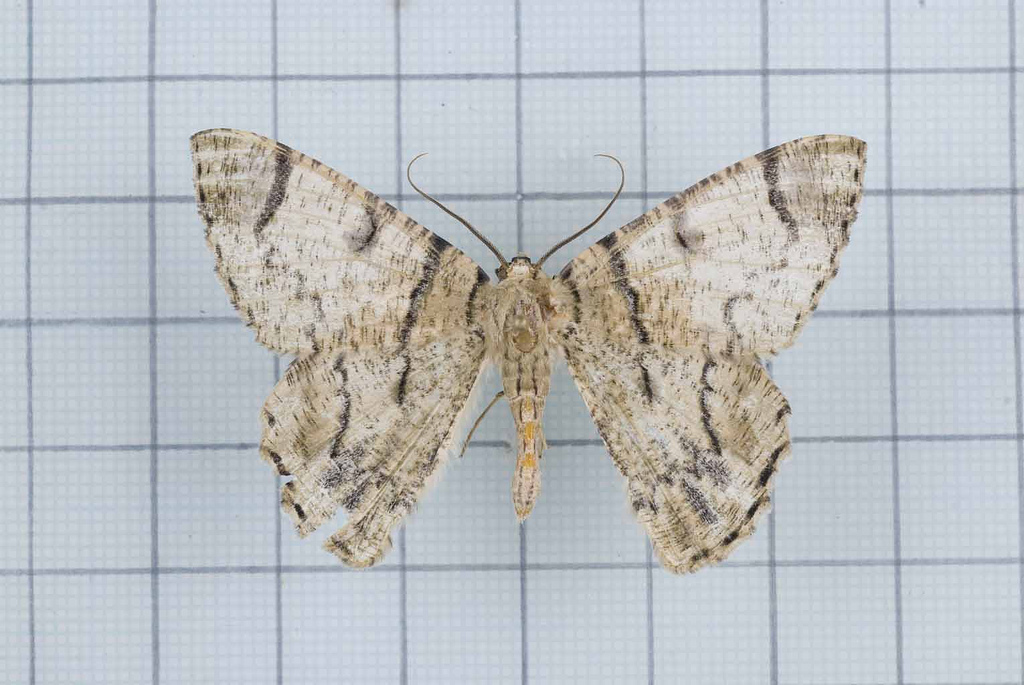
#> input picture data/ori/tesri/A32-20110927-039.jpg, 1024 x 685 px; its folder holds only this picture in this run
$ jupyter execute --allow-errors 11_5comps_output_process.ipynb   (shell and % lines are left out)
#> lines starting #> are read from the running program, lines starting #| are printed output that depends on the picture
### func/tool.py
import os
def get_fname (path):
    file_name = os.path.basename(path)
    file_name = os.path.splitext(file_name)[0]
    return file_name

# [4 lines left out: function check_dir, not called in this run]

### 11_5comps_output_process.ipynb
[cell 1]
import os
from skimage.transform import resize
import skimage.io as io
import numpy as np
import matplotlib.pyplot as plt

from func.tool import get_fname, check_dir
from func.plot import plt_result

[cell 2]
FLICKR = 'data/ori/tesri/'
model = 'model/Unet_5comps/5comps_model/'
TARGET = os.path.join(model,'Predict_mask')

SUBDIR  = ['A_rmbg_01_Body', 'A_rmbg_02_Left_fore','A_rmbg_03_Right_fore', 'A_rmbg_04_Left_hind', 'A_rmbg_05_Right_hind']
RMBG      = 'data/processed/finaluse/A_rmbg_00_img/'
BODY      = os.path.join(TARGET, SUBDIR[0])
UPLEFT    = os.path.join(TARGET, SUBDIR[1])
UPRIGHT   = os.path.join(TARGET, SUBDIR[2])
DOWNLEFT  = os.path.join(TARGET, SUBDIR[3])
DOWNRIGHT = os.path.join(TARGET, SUBDIR[4])

SAVEDIR = 'data/processed/finaluse/'

[cell 3]
target = os.listdir(FLICKR)
flickr    = [os.path.join(FLICKR,    get_fname(i)+'.jpg') for i in target]
rmbg      = [os.path.join(RMBG,      get_fname(i)+'.png') for i in target]
body      = [os.path.join(BODY,      get_fname(i)+'.png') for i in target]
upleft    = [os.path.join(UPLEFT,    get_fname(i)+'.png') for i in target]
upright   = [os.path.join(UPRIGHT,   get_fname(i)+'.png') for i in target]
downleft  = [os.path.join(DOWNLEFT,  get_fname(i)+'.png') for i in target]
downright = [os.path.join(DOWNRIGHT, get_fname(i)+'.png') for i in target]

[cell 4]
def img_0to1(x):
    if x.max() >1:
        x = x/255
#> `p_flickr = resize(p_Oflickr, (256,256))`:
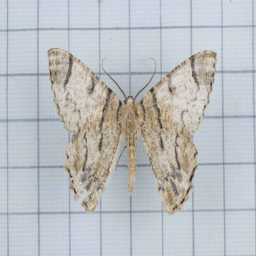
#> p_flickr: shape (256, 256, 3) float64; mean R, G, B 0.737, 0.751, 0.762
    else:
        x = x
    return x

[cell 5]
def img_thrshld(x, thrshld=0.5):
#> called with thrshld = 0.5
    x_ = x.copy()
    x_[x_>=0.5] = 1
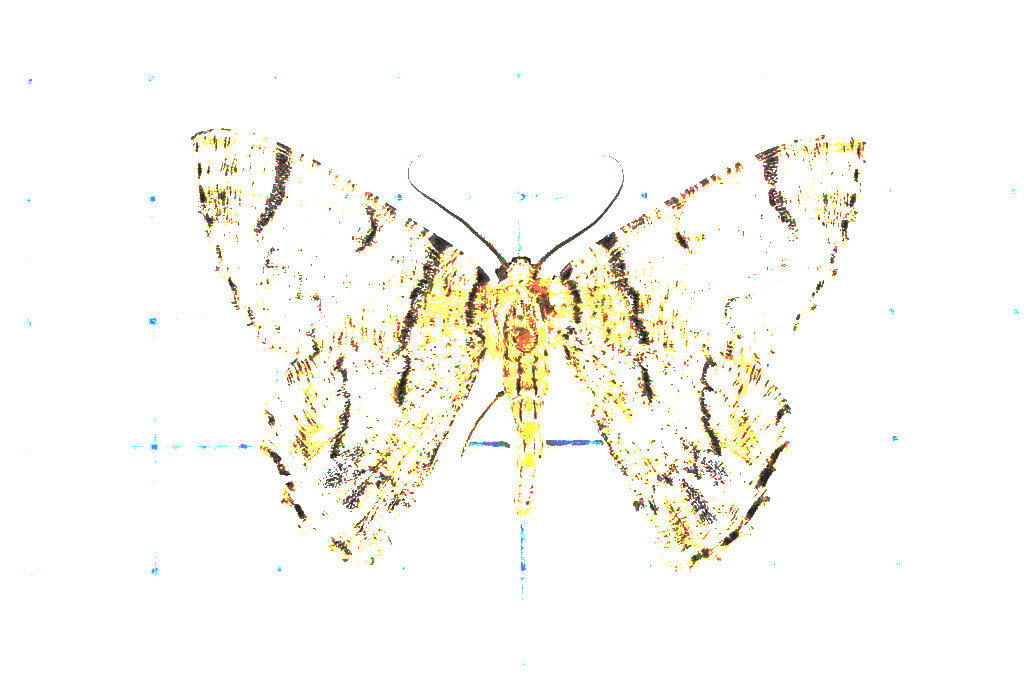
#> x_: shape (685, 1024, 3) float64; mean R, G, B 0.984, 0.977, 0.959
    x_[x_<0.5]  =0
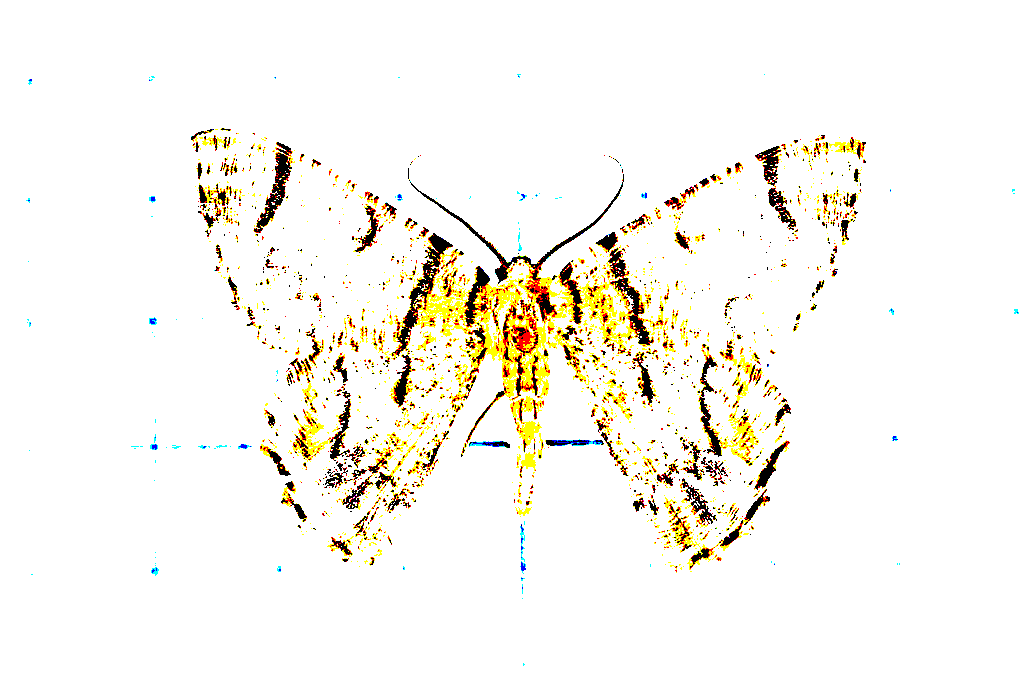
#> x_: shape (685, 1024, 3) float64; mean R, G, B 0.973, 0.963, 0.933
    return x_

[cell 6]
def img1_img3(x):
    x3 = np.stack((x,x,x),axis=2)
    return x3

[cell 7]
def masktoimg(original,x,t_x):
    comp = x*original+t_x
    plt.imshow(comp, cmap = 'gray')
    #plt.show()
    plt.close()
    return comp

#> (a cell that did not finish here is left out)

    p_upright   = img1_img3(img_thrshld(img_0to1((io.imread(upright[i])))))
    p_downleft  = img1_img3(img_thrshld(img_0to1((io.imread(downleft[i])))))
    p_downright = img1_img3(img_thrshld(img_0to1((io.imread(downright[i])))))
    t_body      = 1-p_body
    t_upleft    = 1-p_upleft
    t_upright   = 1-p_upright
    t_downleft  = 1-p_downleft
    t_downright = 1-p_downright

    #plt.imshow(p_flickr)
    #plt.show()
    b =masktoimg(p_flickr, p_body,      t_body)
    ul=masktoimg(p_flickr, p_upleft,    t_upleft)
    ur=masktoimg(p_flickr, p_upright,   t_upright)
    dl=masktoimg(p_flickr, p_downleft,  t_downleft)
    dr=masktoimg(p_flickr, p_downright, t_downright)
    OUTPUT_DIR = 'data/processed/finaluse/'

    fname = get_fname(flickr[i])
    p_img = [p_flickr,p_rmbg,b,ul,ur,dl,dr]
    #p_title= ['TESRI-dataset\n%s' %(fname), 'rmbg']+SUBDIR
    p_title = [('') for i in range(len(p_img)) ]
    fig = plt_result(p_img, p_title)

    save_to_check = os.path.join(model, 'CHECKING')
    check_dir(save_to_check)
    fig.savefig(os.path.join(save_to_check, fname+'.png'), dpi=100, format='png',bbox_inches='tight')

    for i in range(5):
        save_to_5comp = os.path.join(SAVEDIR, SUBDIR[i])
        check_dir(save_to_5comp)
        io.imsave(os.path.join(save_to_5comp, fname+'.png'), p_img[2+i])

$ run again, on data/ori/tesri/A32-20120725-100.jpg
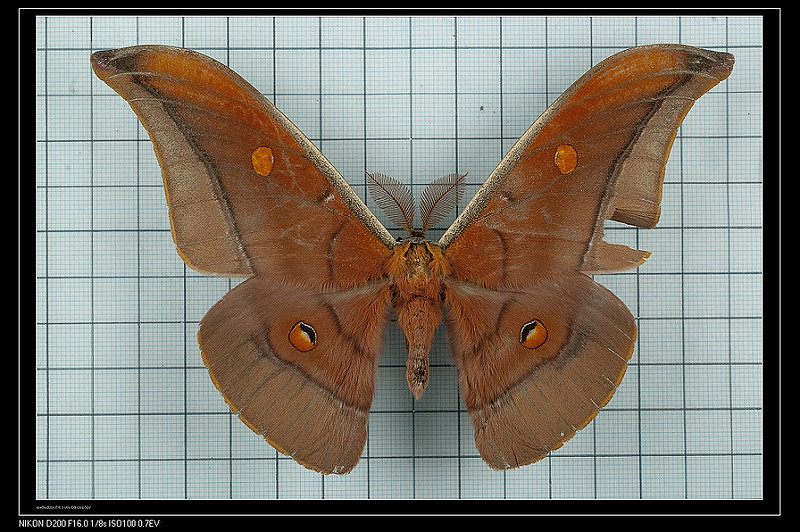
#> input picture data/ori/tesri/A32-20120725-100.jpg, 800 x 532 px
#> `p_flickr = resize(p_Oflickr, (256,256))`:
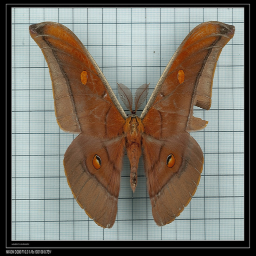
#> p_flickr: shape (256, 256, 3) float64; mean R, G, B 0.487, 0.467, 0.428
#> in img_thrshld, `x_[x_<0.5]  =0`:
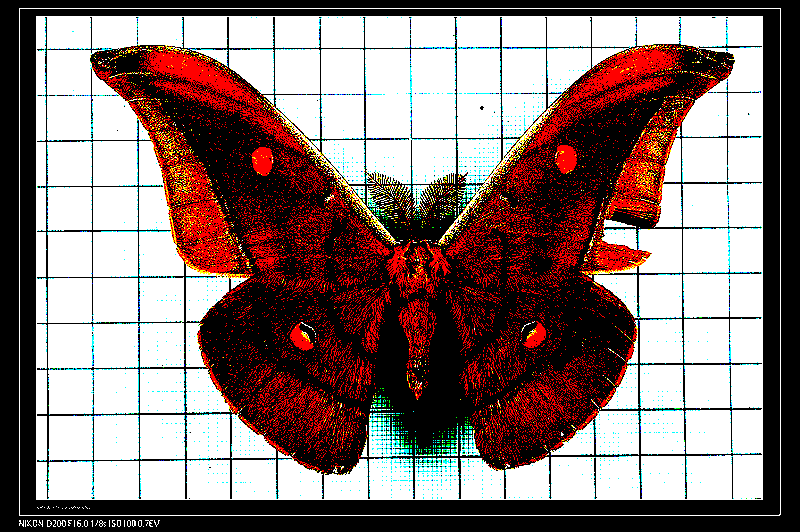
#> x_: shape (532, 800, 3) float64; mean R, G, B 0.541, 0.466, 0.455

$ run again, on data/ori/tesri/A34-20130902-304.jpg
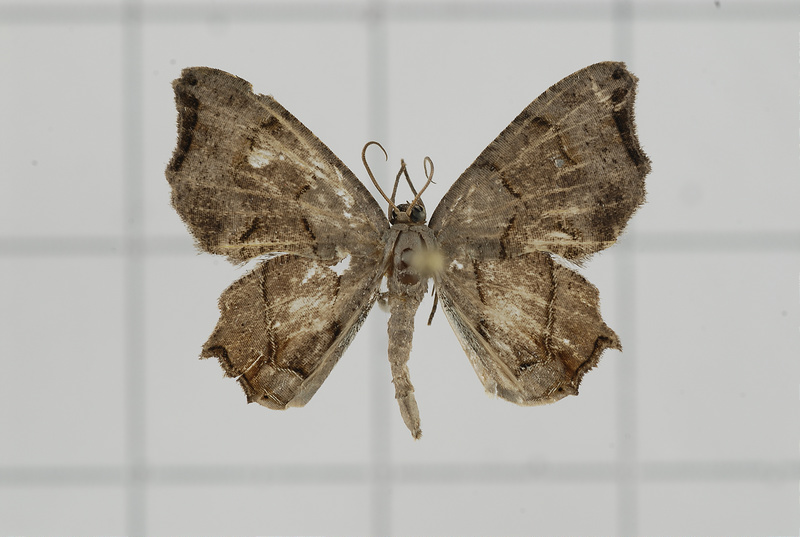
#> input picture data/ori/tesri/A34-20130902-304.jpg, 800 x 537 px
#> `p_flickr = resize(p_Oflickr, (256,256))`:
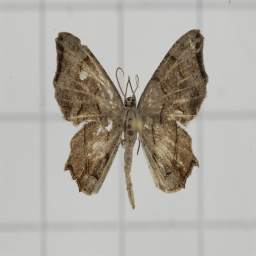
#> p_flickr: shape (256, 256, 3) float64; mean R, G, B 0.693, 0.676, 0.646
#> in img_thrshld, `x_[x_<0.5]  =0`:
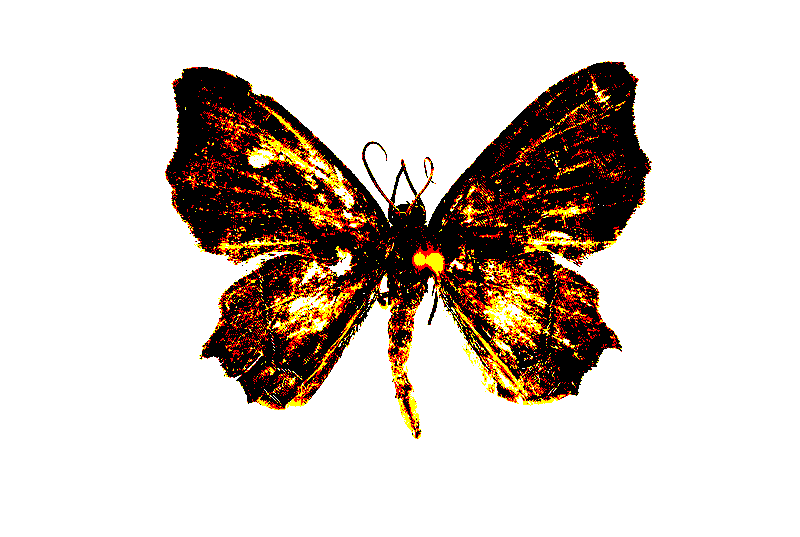
#> x_: shape (537, 800, 3) float64; mean R, G, B 0.838, 0.798, 0.768

$ run again, on data/ori/tesri/A34-20140626-008.jpg
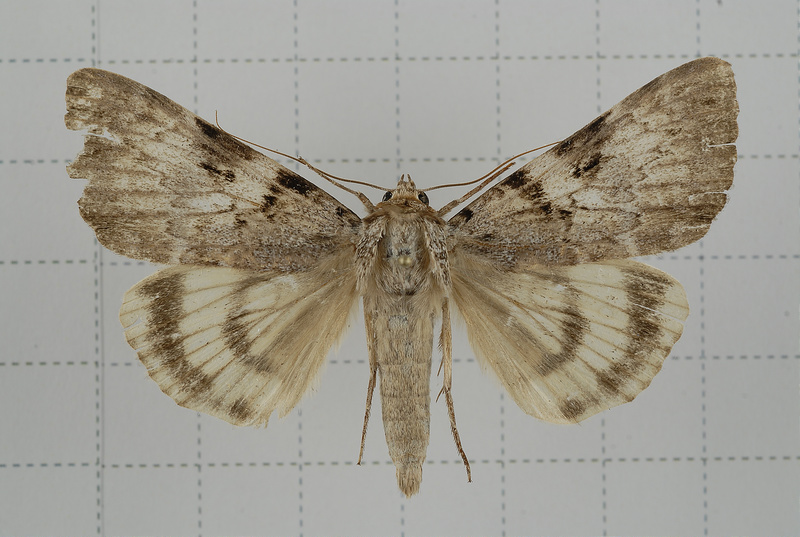
#> input picture data/ori/tesri/A34-20140626-008.jpg, 800 x 537 px
#> `p_flickr = resize(p_Oflickr, (256,256))`:
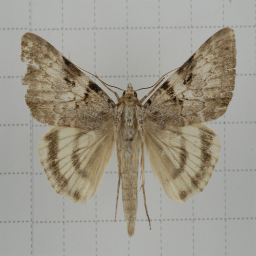
#> p_flickr: shape (256, 256, 3) float64; mean R, G, B 0.62, 0.602, 0.556
#> in img_thrshld, `x_[x_<0.5]  =0`:
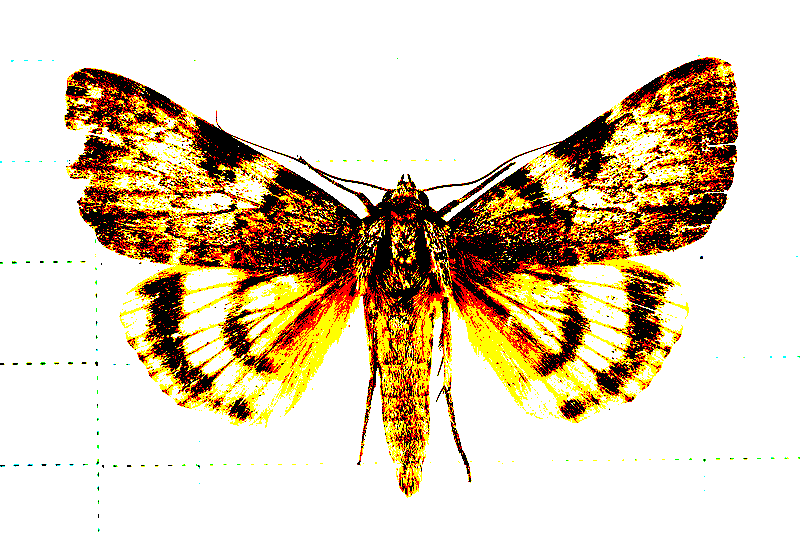
#> x_: shape (537, 800, 3) float64; mean R, G, B 0.874, 0.809, 0.707

$ run again, on data/ori/tesri/A32-20111024-010.jpg
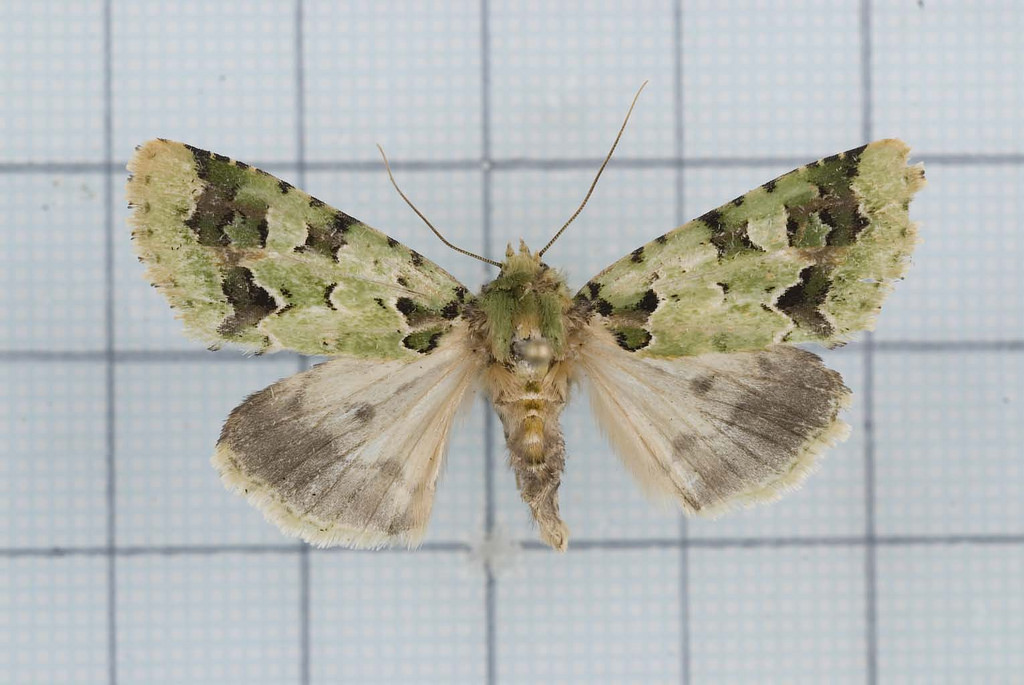
#> input picture data/ori/tesri/A32-20111024-010.jpg, 1024 x 685 px
#> `p_flickr = resize(p_Oflickr, (256,256))`:
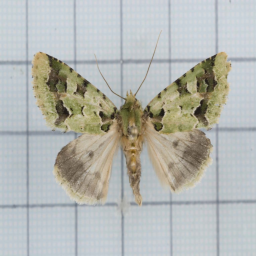
#> p_flickr: shape (256, 256, 3) float64; mean R, G, B 0.706, 0.714, 0.696
#> in img_thrshld, `x_[x_<0.5]  =0`:
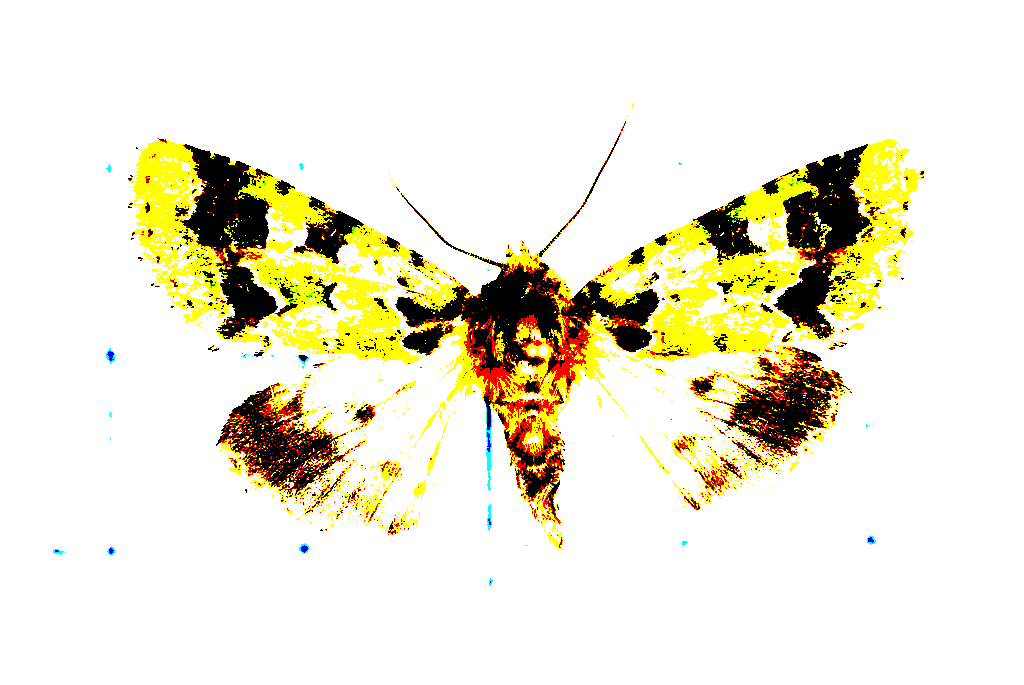
#> x_: shape (685, 1024, 3) float64; mean R, G, B 0.931, 0.915, 0.832
